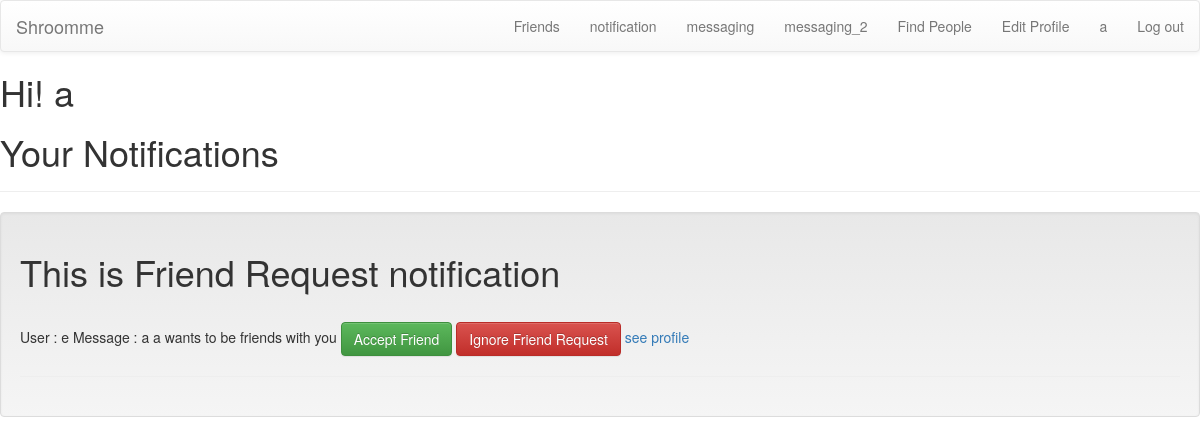
The app's page /notification/ (signed in), older data.
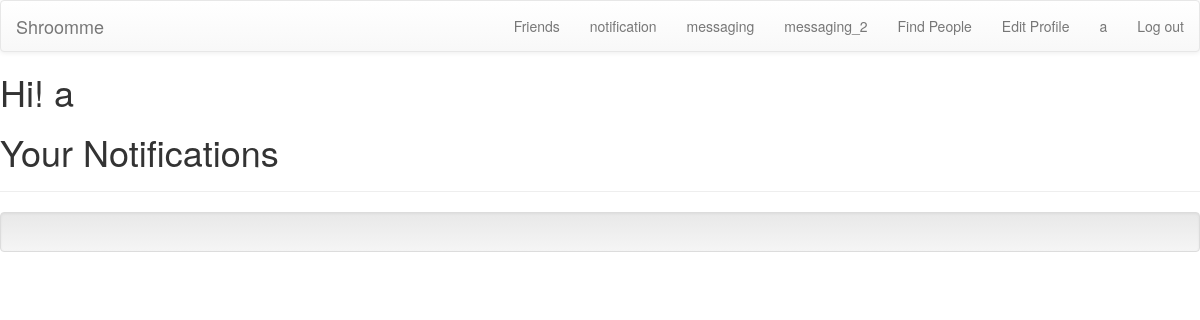
The same page, newer data.
### notification/models.py (models this page shows)
class Notification(models.Model):
	user1 = models.ForeignKey(settings.AUTH_USER_MODEL,blank = False,null = False)
	user2 = models.ForeignKey(settings.AUTH_USER_MODEL,null = False,related_name="notification+")
	user1_uuid = models.UUIDField(blank = True,null = True)
	user2_uuid = models.UUIDField(blank = True,null = True)
	message = models.CharField(max_length=50,blank=False,null=False,default = "Unspecified")
	read = models.BooleanField(default = False)
	created = models.DateTimeField(auto_now_add=True)
	notification_type = models.CharField(max_length=2,choices=constants.NOTIFICATION_TYPE,default="FR")
	notification_id = models.UUIDField(primary_key=True, default=uuid.uuid4, editable=False)
	target_id = models.UUIDField(default=uuid.uuid4,blank = False) #--> conversation ID + friend_relation ID

### notification/views.py (the view)
# urls.py: url(r'^notification/$','notification.views.show_notification',name='show_notification'),
def show_notification(request):
	notification_result = Notification.objects.filter(user2=request.user)
	context = {"notification_result":notification_result}
	return render(request,"show_notification.html",context)

### templates/show_notification.html (shortened to what this page needs)
{% load staticfiles %}
<html>
	<body>
		<link rel="stylesheet" href="{% static "myprofile.css" %}">
		{% include 'navbar.html' %}
		<h1>Hi! {{ user.username }}</h1>
		<h1> Your Notifications </h1>
		<hr>
		<div class = "well">
			{% for elem in notification_result %}
				<div id = '{{elem.notification_id}}'>
					{% if elem.notification_type == 'FR'%}
						<h1>This is Friend Request notification</h1>
						<br>
						User : {{elem.user1}}
						Message : {{elem.message}}
					    <div class = "btn btn-success" id="accept_friend" target = '{{elem.target_id}}' this = '{{elem.notification_id}}' user1_uuid='{{elem.user1_uuid}}' user2_uuid='{{elem.user2_uuid}}'>
					    	Accept Friend
					    </div>
					    <div class = "btn btn-danger" id="ignore_friend" target = '{{elem.target_id}}' this = '{{elem.notification_id}}' user1_uuid='{{elem.user1_uuid}}' user2_uuid='{{elem.user2_uuid}}'>
					    	Ignore Friend Request
					    </div>
						<a href="../show_user/?profile_id={{elem.user1_uuid}}">see profile </a>
				{% endif %}
					<hr>
				</div>
			{% endfor %}
		</div>
	</body>
</html>

### templates/navbar.html (shortened to what this page needs)
<!DOCTYPE html>
<html>
	<head>
	<link rel="stylesheet" href="https://maxcdn.bootstrapcdn.com/bootstrap/3.3.5/css/bootstrap.min.css">
	<link rel="stylesheet" href="https://maxcdn.bootstrapcdn.com/bootstrap/3.3.5/css/bootstrap-theme.min.css">
	<link rel="stylesheet" href="">
	</head>
	<body>
    <nav class="navbar navbar-default">
    	<div class = "container-fluid">
			<div class="navbar-brand">
				Shroomme
			</div>
			<ul class="nav navbar-nav navbar-right">
				{% if user.is_authenticated %}
			        <li class = "navbar-menu"><a href="../show_friends/"> Friends</a></li>
					<li class = "navbar-menu"><a href="../notification/">notification</a></li>
					<li class = "navbar-menu"><a href="../messaging/">messaging</a></li>
					<li class = "navbar-menu"><a href="../messaging_2/">messaging_2</a></li>
					<li class = "navbar-menu"><a href="../find_people/">Find People</a></li>
			        <li class = "navbar-menu"><a href="../edit_profile/"> Edit Profile</a></li>
			        <li class = "navbar-menu"><a> {{user.username}}</a></li>
			        <li class = "navbar-menu" id = "logout-button"><a href="../logout/">Log out</a></li>
		        {% else %}
		        	<li class = "navbar-menu"><a href="/find_people/">Find People</a></li>
			        <li class = "navbar-menu"><a href="" data-toggle="modal" data-target="#log-in-modal">Log in</a></li>
			        <li class = "navbar-menu"><a href="" data-toggle="modal" data-target="#sign-up-modal">Sign up</a></li>
			    {% endif %}
  			</ul>
      	</div>
		</nav>
	</body>
</html>

### static/myprofile.css (style rules this page uses)
body { background-color: #b0c4de; }

Row changes from the older to the newer data that the page shows:
removed Notification: user1 "e", message "a a wants to be friends with you"
